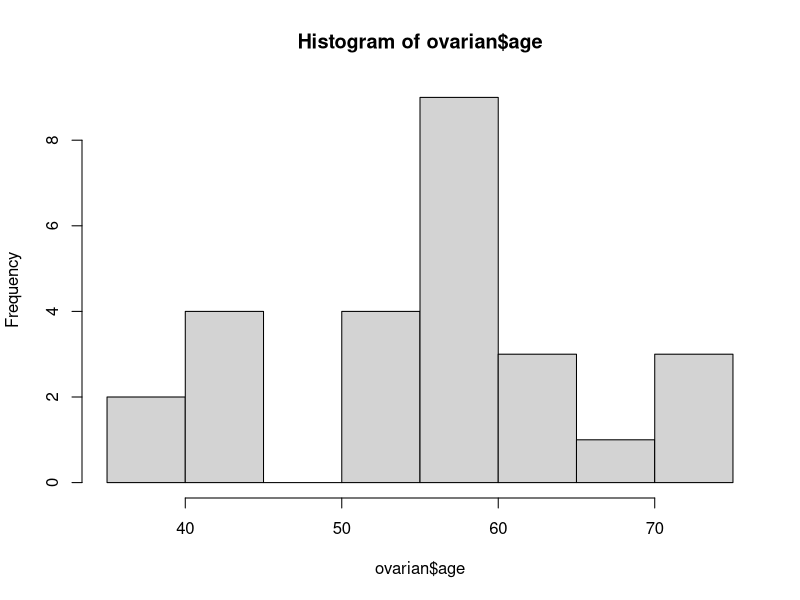
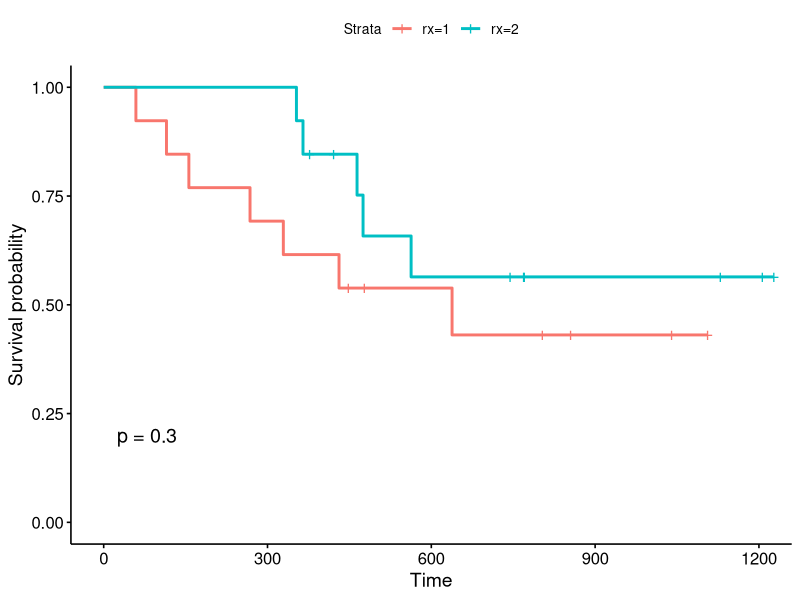
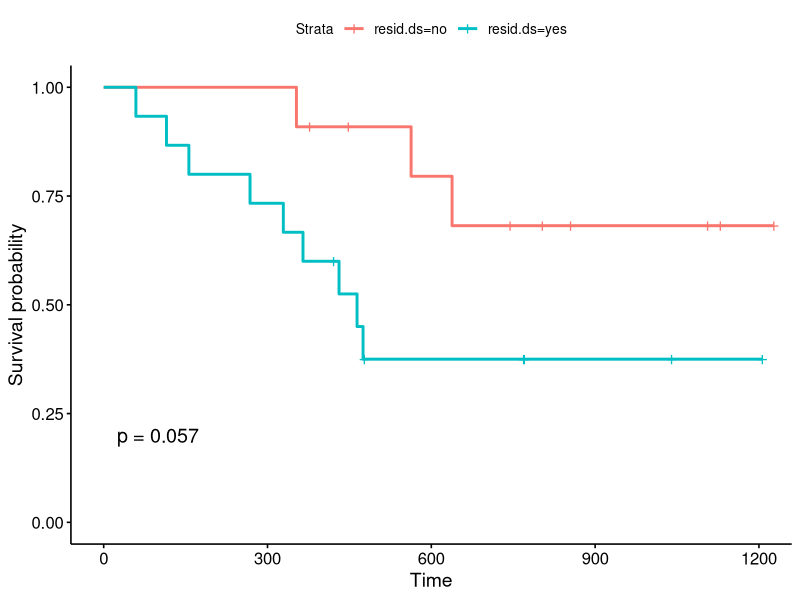
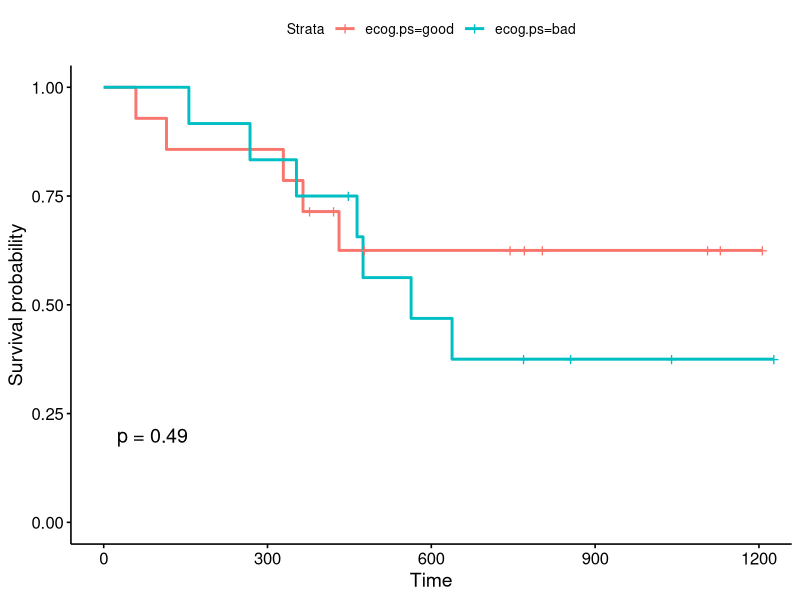
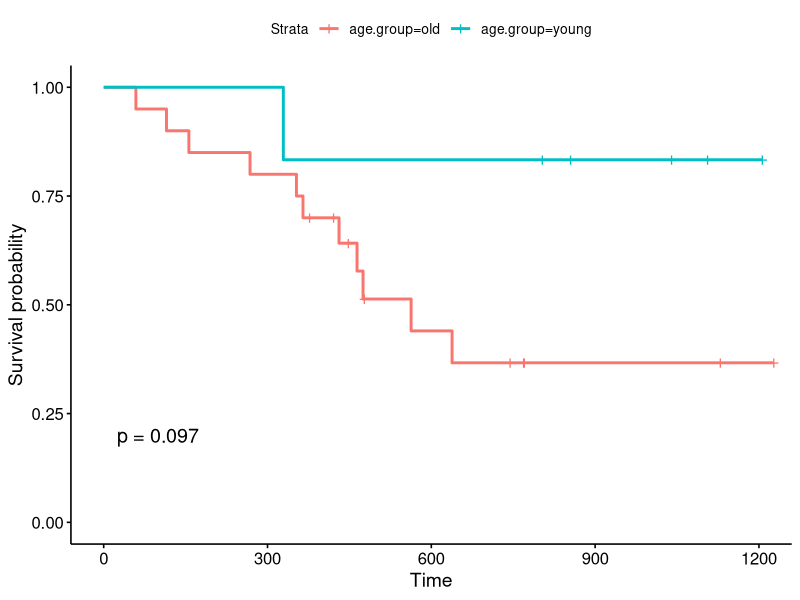
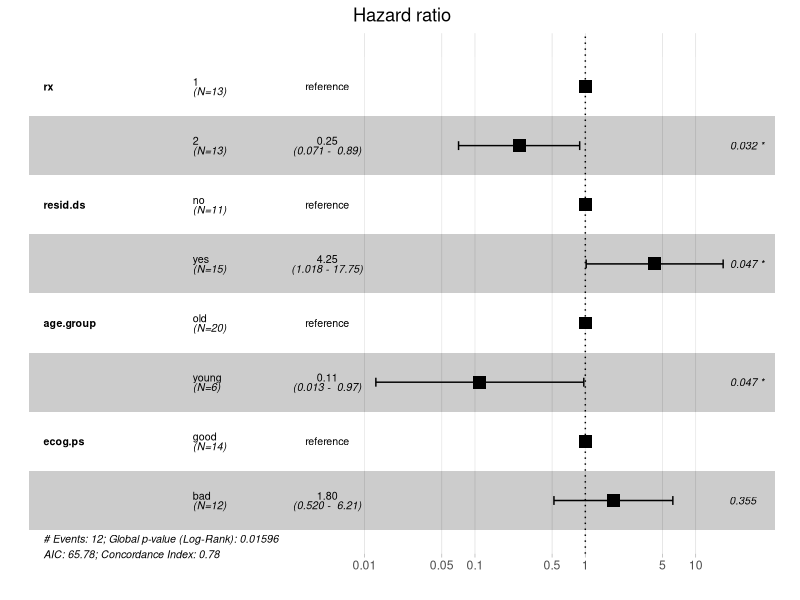
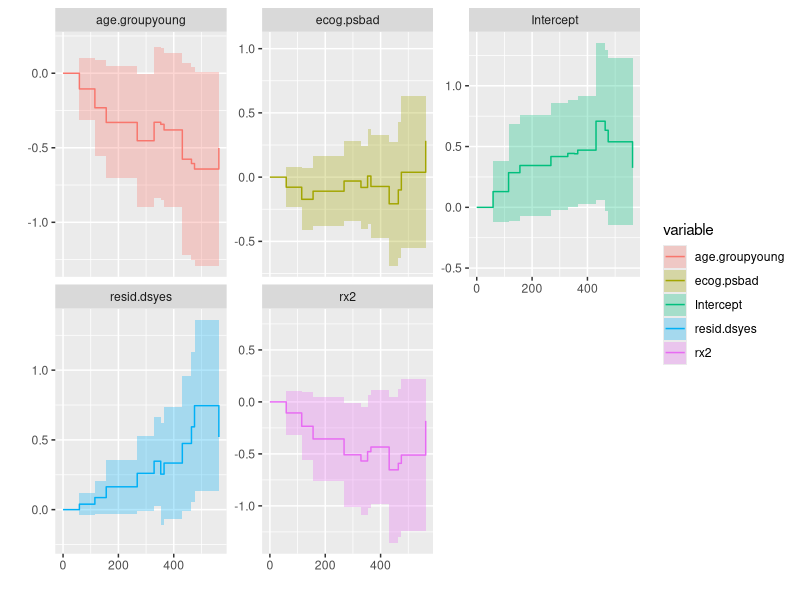

Here is the R script that generated these plots, in order:
## ---- chunk 1
knitr::opts_chunk$set(echo = TRUE)
if (!require("survival")) install.packages("survival")
if (!require("survminer")) install.packages("survminer")
if (!require("ggplot2")) install.packages("ggplot2")
if (!require("dplyr")) install.packages("dplyr")
if (!require("ggfortify")) install.packages("ggfortify")
if (!require("coin")) install.packages("coin")

library(survival)
library(survminer)
library(ggplot2)
library(dplyr)
library(ggfortify)
library(coin)
## ---- chunk 2
ovarian_data <- ovarian
str(ovarian_data)
## ---- chunk 3
ovarian_data[which(!complete.cases(ovarian_data)), ]
## ---- chunk 4
ovarian_data$rx <- factor(ovarian_data$rx)
ovarian_data$resid.ds <- factor(ovarian_data$resid.ds, 
                           levels = c("1", "2"), 
                           labels = c("no", "yes"))
ovarian_data$ecog.ps <- factor(ovarian_data$ecog.ps, 
                          levels = c("1", "2"), 
                          labels = c("good", "bad"))
## ---- chunk 5
hist(ovarian$age)
## ---- chunk 6
ovarian_data <- ovarian_data %>% 
  mutate(age.group = ifelse(age >= 50, "old", "young"))

ovarian_data$age.group <- as.factor(ovarian_data$age.group)
## ---- chunk 7
km_fit <- survfit(Surv(futime, fustat) ~ rx, data = ovarian_data)
# summary(km_fit)
ggsurvplot(km_fit, data = ovarian_data, pval = TRUE)
## ---- chunk 8
logrank_test(Surv(futime, fustat) ~ rx, data = ovarian_data)
## ---- chunk 9
km_fit2 <- survfit(Surv(futime, fustat) ~ resid.ds, data = ovarian_data)
logrank_test(Surv(futime, fustat) ~ resid.ds, data = ovarian_data)
ggsurvplot(km_fit2, data = ovarian_data, pval = TRUE)
## ---- chunk 10
km_fit3 <- survfit(Surv(futime, fustat) ~ ecog.ps, data = ovarian_data)
logrank_test(Surv(futime, fustat) ~ ecog.ps, data = ovarian_data)
ggsurvplot(km_fit3, data = ovarian_data, pval = TRUE)
## ---- chunk 11
km_fit4 <- survfit(Surv(futime, fustat) ~ age.group, data = ovarian_data)
logrank_test(Surv(futime, fustat) ~ age.group, data = ovarian_data)
ggsurvplot(km_fit4, data = ovarian_data, pval = TRUE)
## ---- chunk 12
cox <- coxph(Surv(futime, fustat) ~ rx + resid.ds + age.group + ecog.ps, 
                   data = ovarian_data)
ggforest(cox, data = ovarian_data)
## ---- chunk 13
aa_fit <- aareg(Surv(futime, fustat) ~ rx + resid.ds + age.group + ecog.ps, 
                data = ovarian_data)
autoplot(aa_fit)
